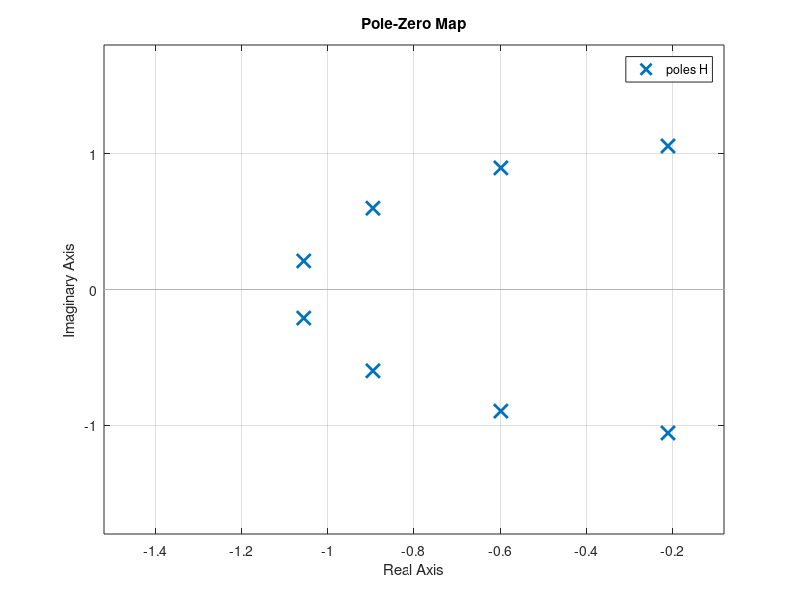

Write MATLAB code to recreate this figure.
samp_freq=50;
m=53;
q_m=floor(0.1*m);
r_m=m-10*q_m;
B_L=4+0.7*q_m+2*r_m;
B_H=B_L+10;
S_L=B_L-2;
S_H=B_H+2;



%normalising the filter specs

N_B_L=(B_L/samp_freq)*pi;
N_B_H=(B_H/samp_freq)*pi;
N_S_L=(S_L/samp_freq)*pi;
N_S_H=(S_H/samp_freq)*pi;

%conversion into s->z domain

omega_s_l=tan(N_S_L/2);
omega_s_h=tan(N_S_H/2);
omega_p_l=tan(N_B_L/2);
omega_p_h=tan(N_B_H/2);

omega_o=sqrt(omega_p_l*omega_p_h);

band=omega_p_h-omega_p_l;
%g=(((s^2)+(omega_o^2))/(band*s))

%conversion into lowpass filter specs

omega_p_l_t=((omega_p_l)^2 - (omega_o)^2)/(band*omega_p_l);
omega_p_h_t=((omega_p_h)^2 - (omega_o)^2)/(band*omega_p_h);
omega_s_l_t=abs(((omega_s_l)^2 - (omega_o)^2)/(band*omega_s_l));
omega_s_h_t=abs(((omega_s_h)^2 - (omega_o)^2)/(band*omega_s_h));

%taking min of the stopband 

if omega_s_l_t>omega_s_h_t
    omega_low_s=omega_s_h_t;
else
    omega_low_s=omega_s_l_t;
end

d_2=(1/(0.15*0.15))-1;
d_1=(1/(0.85*0.85))-1;

num_log=d_2/d_1;
den_log=omega_low_s/omega_p_h_t;

%finding N

N=ceil(0.5*(log(num_log)/log(den_log)));

%finding omega_c

omega_c=((d_1^(-1/(2*N)))+(omega_low_s*(d_2^(-1/(2*N)))))/2;


k=0;
poles=[];
for k = 0:N-1
    angle=(((2*k)+1)/(2*N)*pi)+(pi/2);
    poles=[poles omega_c*exp(1j*angle)];
end   

Zeros=[];
%Tf=tf(num,den)
K=(omega_c^N);
[num,den]=zp2tf(Zeros,poles,K);
H=tf(num,den);
pzmap(H)
grid on